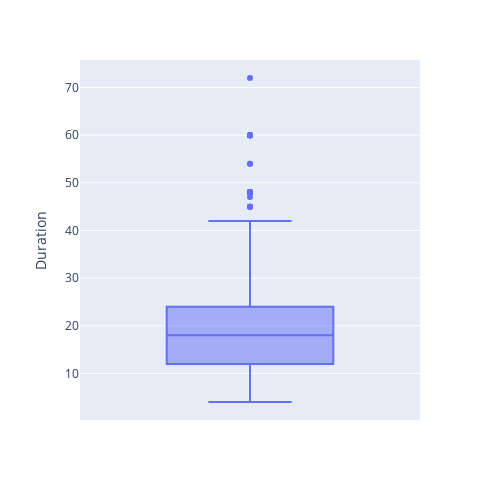

Notebook cell for this chart:
### Code cell
fig = px.box(German_data, y="Duration", height = 500, width = 500)
fig.show()

### Figure 1 — Plotly figure (JSON) as saved in the notebook; plotly's stock layout.template omitted (floating-point values rounded to 4 significant figures; data arrays with more than 128 entries replaced by an {"elided": "..."} marker saying what was removed)
{"data": [{"alignmentgroup": "True", "hovertemplate": "Duration=%{y}<extra></extra>", "legendgroup": "", "marker": {"color": "#636efa"}, "name": "", "notched": false, "offsetgroup": "", "orientation": "v", "showlegend": false, "type": "box", "x0": " ", "xaxis": "x", "y": {"elided": "1000 int values"}, "y0": " ", "yaxis": "y"}], "layout": {"boxmode": "group", "height": 500, "legend": {"tracegroupgap": 0}, "margin": {"t": 60}, "width": 500, "xaxis": {"anchor": "y", "domain": [0, 1]}, "yaxis": {"anchor": "x", "domain": [0, 1], "title": {"text": "Duration"}}}}
